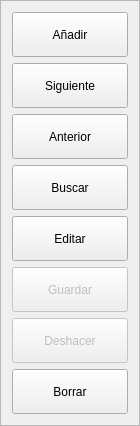
        <widget class="QFrame" name="frame_2">
         <property name="minimumSize">
          <size>
           <width>132</width>
           <height>0</height>
          </size>
         </property>
         <property name="maximumSize">
          <size>
           <width>140</width>
           <height>16777215</height>
          </size>
         </property>
         <property name="autoFillBackground">
          <bool>false</bool>
         </property>
         <property name="frameShape">
          <enum>QFrame::StyledPanel</enum>
         </property>
         <property name="frameShadow">
          <enum>QFrame::Raised</enum>
         </property>
         <layout class="QGridLayout" name="gridLayout_16">
          <item row="0" column="0">
           <widget class="QPushButton" name="btnAnadir">
            <property name="minimumSize">
             <size>
              <width>0</width>
              <height>45</height>
             </size>
            </property>
            <property name="text">
             <string>Añadir</string>
            </property>
            <property name="icon">
             <iconset resource="../maya.qrc">
              <normaloff>:/Icons/PNG/add.png</normaloff>:/Icons/PNG/add.png</iconset>
            </property>
            <property name="iconSize">
             <size>
              <width>24</width>
              <height>24</height>
             </size>
            </property>
           </widget>
          </item>
          <item row="1" column="0">
           <widget class="QPushButton" name="btnSiguiente">
            <property name="minimumSize">
             <size>
              <width>0</width>
              <height>45</height>
             </size>
            </property>
            <property name="text">
             <string>Siguiente</string>
            </property>
            <property name="icon">
             <iconset resource="../maya.qrc">
              <normaloff>:/Icons/PNG/Next.png</normaloff>:/Icons/PNG/Next.png</iconset>
            </property>
            <property name="iconSize">
             <size>
              <width>24</width>
              <height>24</height>
             </size>
            </property>
           </widget>
          </item>
          <item row="2" column="0">
           <widget class="QPushButton" name="btnAnterior">
            <property name="minimumSize">
             <size>
              <width>0</width>
              <height>45</height>
             </size>
            </property>
            <property name="text">
             <string>Anterior</string>
            </property>
            <property name="icon">
             <iconset resource="../maya.qrc">
              <normaloff>:/Icons/PNG/Previous.png</normaloff>:/Icons/PNG/Previous.png</iconset>
            </property>
            <property name="iconSize">
             <size>
              <width>24</width>
              <height>24</height>
             </size>
            </property>
           </widget>
          </item>
          <item row="3" column="0">
           <widget class="QPushButton" name="btnBuscar">
            <property name="minimumSize">
             <size>
              <width>0</width>
              <height>45</height>
             </size>
            </property>
            <property name="text">
             <string>Buscar</string>
            </property>
            <property name="icon">
             <iconset resource="../maya.qrc">
              <normaloff>:/Icons/PNG/search.png</normaloff>:/Icons/PNG/search.png</iconset>
            </property>
            <property name="iconSize">
             <size>
              <width>24</width>
              <height>24</height>
             </size>
            </property>
           </widget>
          </item>
          <item row="4" column="0">
           <widget class="QPushButton" name="btnEditar">
            <property name="minimumSize">
             <size>
              <width>0</width>
              <height>45</height>
             </size>
            </property>
            <property name="text">
             <string>Editar</string>
            </property>
            <property name="icon">
             <iconset resource="../maya.qrc">
              <normaloff>:/Icons/PNG/edit.png</normaloff>:/Icons/PNG/edit.png</iconset>
            </property>
            <property name="iconSize">
             <size>
              <width>24</width>
              <height>24</height>
             </size>
            </property>
           </widget>
          </item>
          <item row="5" column="0">
           <widget class="QPushButton" name="btnGuardar">
            <property name="enabled">
             <bool>false</bool>
            </property>
            <property name="minimumSize">
             <size>
              <width>0</width>
              <height>45</height>
             </size>
            </property>
            <property name="text">
             <string>Guardar</string>
            </property>
            <property name="icon">
             <iconset resource="../maya.qrc">
              <normaloff>:/Icons/PNG/Save.png</normaloff>:/Icons/PNG/Save.png</iconset>
            </property>
            <property name="iconSize">
             <size>
              <width>24</width>
              <height>24</height>
             </size>
            </property>
           </widget>
          </item>
          <item row="6" column="0">
           <widget class="QPushButton" name="btnDeshacer">
            <property name="enabled">
             <bool>false</bool>
            </property>
            <property name="minimumSize">
             <size>
              <width>0</width>
              <height>45</height>
             </size>
            </property>
            <property name="text">
             <string>Deshacer</string>
            </property>
            <property name="icon">
             <iconset resource="../maya.qrc">
              <normaloff>:/Icons/PNG/undo.png</normaloff>:/Icons/PNG/undo.png</iconset>
            </property>
            <property name="iconSize">
             <size>
              <width>24</width>
              <height>24</height>
             </size>
            </property>
           </widget>
          </item>
          <item row="7" column="0">
           <widget class="QPushButton" name="btnBorrar">
            <property name="minimumSize">
             <size>
              <width>0</width>
              <height>45</height>
             </size>
            </property>
            <property name="text">
             <string>Borrar</string>
            </property>
            <property name="icon">
             <iconset resource="../maya.qrc">
              <normaloff>:/Icons/PNG/Delete.png</normaloff>:/Icons/PNG/Delete.png</iconset>
            </property>
            <property name="iconSize">
             <size>
              <width>24</width>
              <height>24</height>
             </size>
            </property>
           </widget>
          </item>
         </layout>
        </widget>
